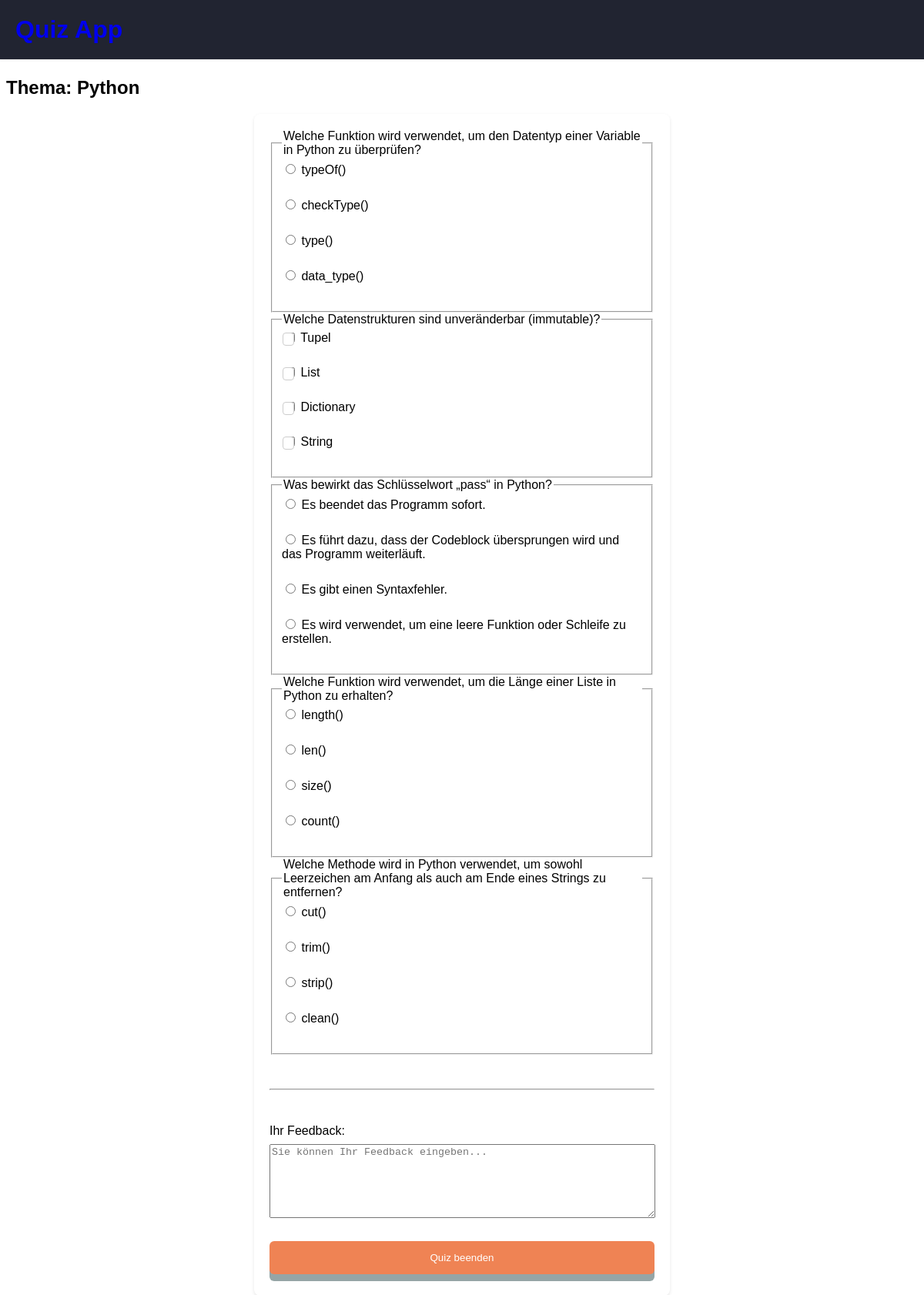
Screenshot of /startQuiz/1 with the database file from the repository.
### tables this page shows
CREATE TABLE quiz (
    	quiz_id INTEGER PRIMARY KEY AUTOINCREMENT,
    	dozent_id int,
    	thema varchar(20),   
    	freigegeben boolean DEFAULT 0,  --New Attribute for release status
    	FOREIGN KEY (dozent_id) REFERENCES dozent (dozent_id)
    );

CREATE TABLE frage (
    	frage_id INTEGER PRIMARY KEY AUTOINCREMENT,
    	fragetyp varchar(20) Not Null CHECK (fragetyp='single-choice' OR fragetyp='multiple-choice'),
    	frage_inhalt text,
    	quiz_id int Not Null,
    	FOREIGN KEY (quiz_id) REFERENCES quiz (quiz_id)
    );

CREATE TABLE antwort (
    	antwort_id INTEGER PRIMARY KEY AUTOINCREMENT,
    	antwort_inhalt text,
    	ist_korrekt boolean,
    	frage_id int Not Null,
    	FOREIGN KEY (frage_id) REFERENCES frage (frage_id)
    );

### app.py (the view)
@app.route('/startQuiz/<int:quiz_id>', methods=['GET'])
def startQuiz(quiz_id):
    quiz_data = getQuizDataFromDatabase(quiz_id)
    questions = getQuestionsForQuiz(quiz_id)
    if quiz_data:
        return render_template('startQuiz.html', quiz_data=quiz_data, questions=questions)
    else:
        return render_template('error.html', message='Quiz nicht gefunden')

### app.py (called while the page is built)
def getQuizDataFromDatabase(quiz_id):
    quiz_data = fetchQuizDataFromDatabase(quiz_id)
    return quiz_data

def getQuestionsForQuiz(quiz_id):
    questions_from_db = fetchQuestionsForQuiz(quiz_id)
    questions = []
    for question_row in questions_from_db:
        question = {
            "frage_id": question_row["frage_id"],
            "fragetyp": question_row["fragetyp"],
            "frage_inhalt": question_row["frage_inhalt"],
            "quiz_id": question_row["quiz_id"],
            "answers": fetchAnswersForQuestion(question_row["frage_id"])
        }
        questions.append(question)
    return questions

### database.py (called while the page is built)
def connectDatabase():
    conn = sqlite3.connect('database.db')
    return conn

def fetchQuizDataFromDatabase(quiz_id):
    conn = connectDatabase()
    conn.row_factory = sqlite3.Row
    cur = conn.cursor()
    cur.execute("SELECT * FROM quiz WHERE quiz_id = ?", (quiz_id,))
    quiz_data = cur.fetchone()
    conn.close()
    return quiz_data

def fetchQuestionsForQuiz(quiz_id):
    conn = connectDatabase()
    conn.row_factory = sqlite3.Row
    cur = conn.cursor()
    cur.execute("SELECT * FROM frage WHERE quiz_id = ?", (quiz_id,))
    questions = cur.fetchall()
    conn.close()
    return questions

def fetchAnswersForQuestion(frage_id):
    conn = connectDatabase()
    conn.row_factory = sqlite3.Row
    cur = conn.cursor()
    cur.execute("SELECT * FROM antwort WHERE frage_id = ?", (frage_id,))
    answers = cur.fetchall()
    conn.close()
    return answers

### templates/startQuiz.html (shortened to what this page needs)
{% extends 'base.html' %}
{% block body %}
    <header>
        <h1> <a href="/index.html">Quiz App </a></h1>
    </header>
    <h2>Thema: {{ quiz_data["thema"] }}</h2>
    <form method="POST" action="{{ url_for('submitQuiz', quiz_id=quiz_data['quiz_id']) }}">
    {% for question in questions %}
        <fieldset>
            <legend>{{ question["frage_inhalt"] }}</legend>
            {% for answer in question["answers"] %}
                <label>
                {% if question['fragetyp'] == 'single-choice' %}
                        <input type="radio"
                         name="answer_{{ question['frage_id'] }}"
                         value="{{ answer['antwort_id'] }}">
                    {% elif question['fragetyp'] == 'multiple-choice' %}
                        <input type="checkbox"
                        name="answer_{{ question['frage_id'] }}_{{ answer['antwort_id'] }}"
                        value="{{ answer['antwort_id'] }}">
                    {% endif %}
                    {{ answer['antwort_inhalt'] }}
                </label><br>
            {% endfor %}
        </fieldset>
    {% endfor %}<br><br><hr><br><br>
        <label for="feedback_text">Ihr Feedback:</label>
            <textarea id="feedback_text" name="feedback_text" placeholder="Sie können Ihr Feedback eingeben..."rows="6" cols="60"></textarea>
        <br><br>
    <input type="submit" value="Quiz beenden">
</form>
{% endblock %}

### static/css/stylesheet.css (style rules this page uses)
body { font-family: Arial, sans-serif; }
header { position: fixed; top: 0; left: 0; width: 100%; background-color: #212431; color: #fff; padding: 20px; box-shadow: 0px 1px 3px rgba(0, 0, 0, 0.1); }
h1 { margin: 0; padding: 0; }
h2 { margin-top: 100px; }
form { width: 100%; max-width: 500px; margin: 0 auto; background-color: #fff; padding: 20px; border-radius: 8px; box-shadow: 0px 2px 4px rgba(0, 0, 0, 0.1); }
label { display: block; margin-bottom: 8px; }
input[type=checkbox] { cursor: pointer; }
input[type=checkbox]:before { content: "\202A"; background: #ffffff; text-shadow: 1px 1px 1px rgba(0, 0, 0, .2); font-size: 20px; text-align: center; line-height: 8px; display: inline-block; width: 13px; height: 15px; color: #00904f; border: 1px solid #cdcdcd; border-radius: 4px; margin: -3px -3px; text-indent: 1px; }
input[type="submit"] { background-color: #EF8354; color: white; padding: 14px 20px; margin: 8px 0; border: none; border-radius: 6px; cursor: pointer; width: 100%; box-shadow: 0 9px #95a5a6; }
a { text-decoration: none; margin-bottom: 10px; }

### rows the page displays
quiz: thema "Python"
frage: frage_inhalt "Welche Funktion wird verwendet, um den Datentyp einer Variable in Python zu überprüfen?"
antwort: antwort_inhalt "typeOf()"
antwort: antwort_inhalt "checkType()"
antwort: antwort_inhalt "type()"
antwort: antwort_inhalt "data_type()"
frage: frage_inhalt "Welche Datenstrukturen sind unveränderbar (immutable)?"
antwort: antwort_inhalt "Tupel"
antwort: antwort_inhalt "List"
antwort: antwort_inhalt "Dictionary"
antwort: antwort_inhalt "String"
frage: frage_inhalt "Was bewirkt das Schlüsselwort „pass“ in Python?"
antwort: antwort_inhalt "Es beendet das Programm sofort."
antwort: antwort_inhalt "Es führt dazu, dass der Codeblock übersprungen wird und das Programm weiterläuft."
antwort: antwort_inhalt "Es gibt einen Syntaxfehler."
antwort: antwort_inhalt "Es wird verwendet, um eine leere Funktion oder Schleife zu erstellen."
frage: frage_inhalt "Welche Funktion wird verwendet, um die Länge einer Liste in Python zu erhalten?"
antwort: antwort_inhalt "length()"
antwort: antwort_inhalt "len()"
antwort: antwort_inhalt "size()"
antwort: antwort_inhalt "count()"
frage: frage_inhalt "Welche Methode wird in Python verwendet, um sowohl Leerzeichen am Anfang als auch am Ende eines Strings zu entfernen?"
antwort: antwort_inhalt "cut()"
antwort: antwort_inhalt "trim()"
antwort: antwort_inhalt "strip()"
antwort: antwort_inhalt "clean()"
